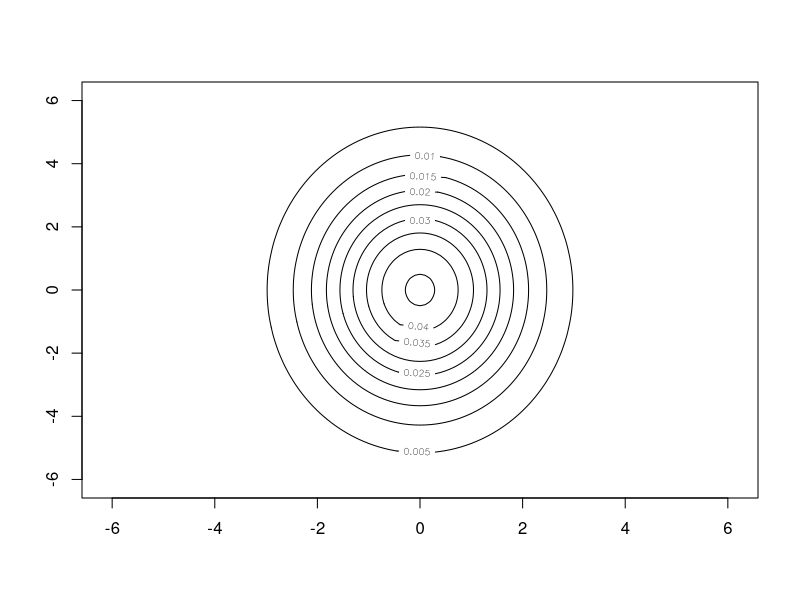

Here is the R script that generated this plot:
drawLines <- function(center, cv) {
  # Вычисляем определитель
  det <- det(cv)
  
  a <- cv[2, 2] / det
  b <- -cv[1, 2] / det
  c <- -cv[2, 1] / det
  d <- cv[1, 1] / det
  
  x0 <- center[1]
  y0 <- center[2]
  
  # Находим коэффциценты уравнения 2-ого порядка
  # Ax^2 + By^2 + Cxy + Dx + Ey + F = 0
  A <- d
  B <- a
  C <- -c -b
  D <- -2*d*x0 + y0*(c+b)
  E <- -2*a*y0 + x0*(c+b)
  F <- d*x0^2 + a*y0^2 + x0*y0*(-c-b)
  
  # Плотность
  func <- function(x, y) {
    1 / (2*pi*sqrt(det)) * exp(-0.5 * (x^2*A + y^2*B + x*y*C + x*D + y*E + F))
  }
  
  X <- seq(-6-0.1, 6+0.1, 0.1)
  Y <- seq(-6-0.1, 6+0.1, 0.1)
  Z <- outer(X, Y, func)
  
  contour(X, Y, Z)
}

par(pty="m")

#drawLines(c(0, 0), matrix(c(3, 0, 0, 3), 2, 2))
drawLines(c(0, 0), matrix(c(6, 0, 0, 2), 2, 2))
#drawLines(c(0, 0), matrix(c(4, -4, 0, 4), 2, 2))
